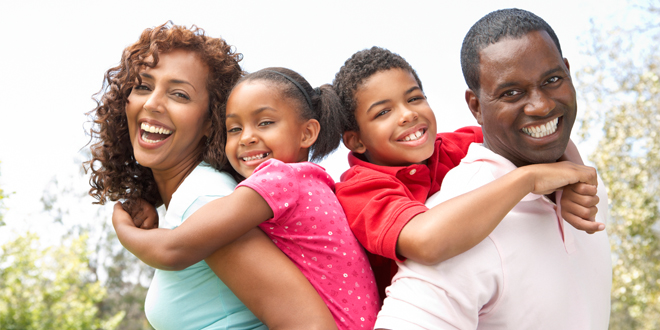
#> input picture python/photos/people_1.jpg, 660 x 330 px
$ python cv2_fft_dft_inv.py
#> lines starting #> are read from the running program, lines starting #| are printed output that depends on the picture
# 在前面的部分我们实现了一个 HPF(高通滤波),
# 现在我们来做 LPF(低通滤波)将高频部分去除。
# 其实就是对图像进行模糊操作。
# 首先我们需要构建一个掩模,
# 与低频区域对应的地方设置为 1,
# 与高频区域 对应的地方设置为 0。

import cv2
import numpy as np
from matplotlib import pyplot as plt

img_rd = cv2.imread("../../photos/people_1.jpg", 0)
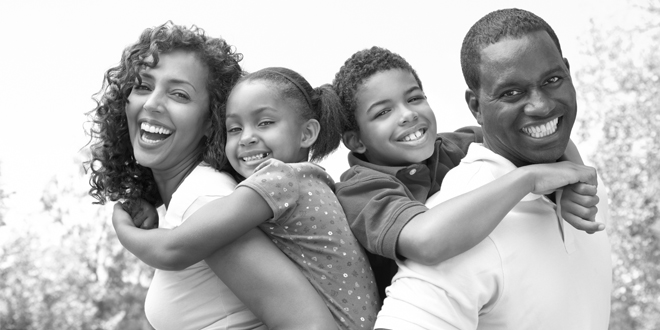
#> img_rd: shape (330, 660); min 2, max 255, mean 179.6

rows, cols = img_rd.shape
#> rows = 330; cols = 660
crow, ccol = int(rows/2), int(cols/2)
#> crow = 165; ccol = 330

dft = cv2.dft(np.float32(img_rd),flags = cv2.DFT_COMPLEX_OUTPUT)
dft_shift = np.fft.fftshift(dft)

# create a mask with center square=1 and remaining all zeros
mask = np.zeros((rows, cols, 2), np.uint8)
mask[crow-30:crow+30, ccol-30:ccol+30] = 1

# apply mask and inverse DFT
fshift =dft_shift*mask
f_ishift = np.fft.ifftshift(fshift)
img_back = cv2.idft(f_ishift)
img_back = cv2.magnitude(img_back[:,:,0], img_back[:,:,1])
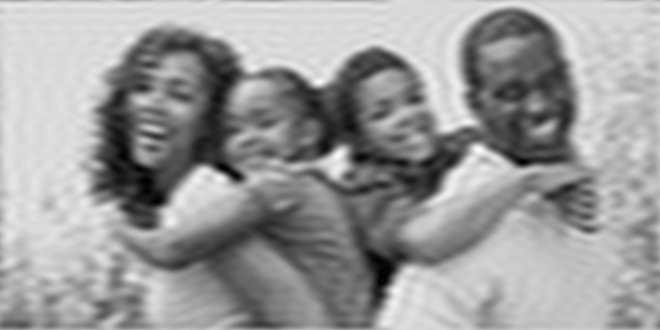
#> img_back: shape (330, 660) float32; min 99170.1, max 64262380, mean 39126832; drawn with min black and max white

plt.imshow(img_back)
plt.show()

$ run again, with python/photos/checkerboard_1.jpg copied over python/photos/people_1.jpg
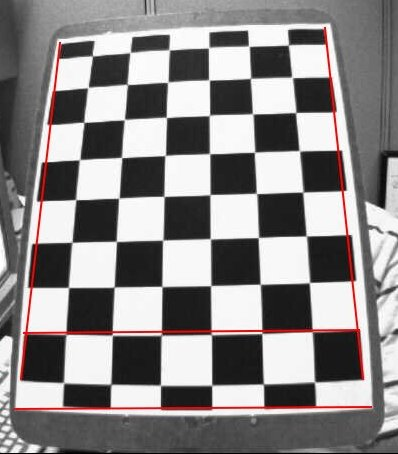
#> input picture python/photos/checkerboard_1.jpg, 398 x 454 px
#> `img_rd = cv2.imread("../../photos/people_1.jpg", 0)`:
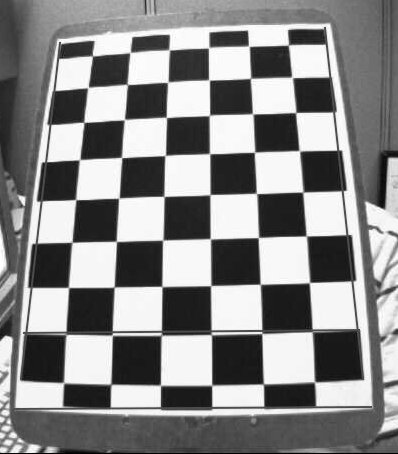
#> img_rd: shape (454, 398); min 0, max 255, mean 136.7
#> `img_back = cv2.magnitude(img_back[:,:,0], img_back[:,:,1])`:
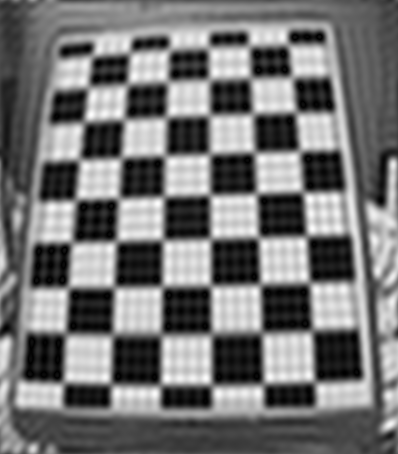
#> img_back: shape (454, 398) float32; min 13992.1, max 53888324, mean 24730228; drawn with min black and max white

$ run again, with python/photos/checkerboard_2.jpg copied over python/photos/people_1.jpg
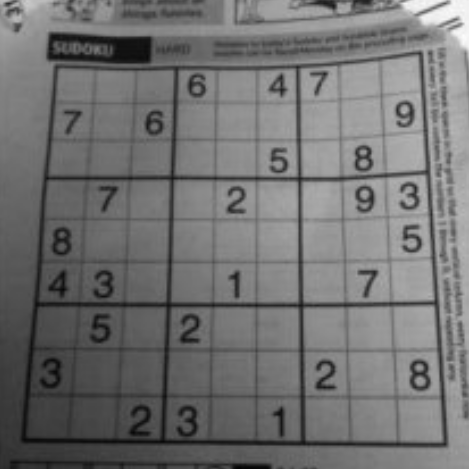
#> input picture python/photos/checkerboard_2.jpg, 469 x 469 px
#> img_rd is the input picture: shape (469, 469); min 3, max 253, mean 113.5
#> `img_back = cv2.magnitude(img_back[:,:,0], img_back[:,:,1])`:
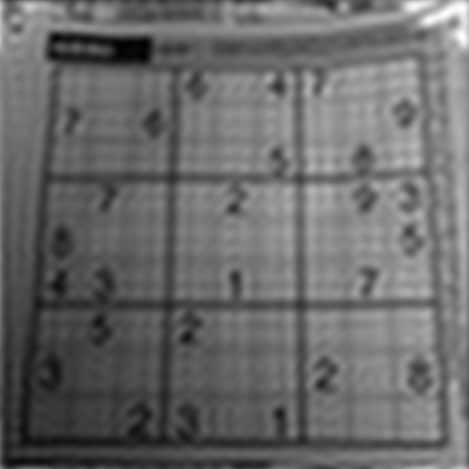
#> img_back: shape (469, 469) float32; min 2115663, max 56994332, mean 24963230; drawn with min black and max white

$ run again, with python/photos/checkerboard_3.jpg copied over python/photos/people_1.jpg
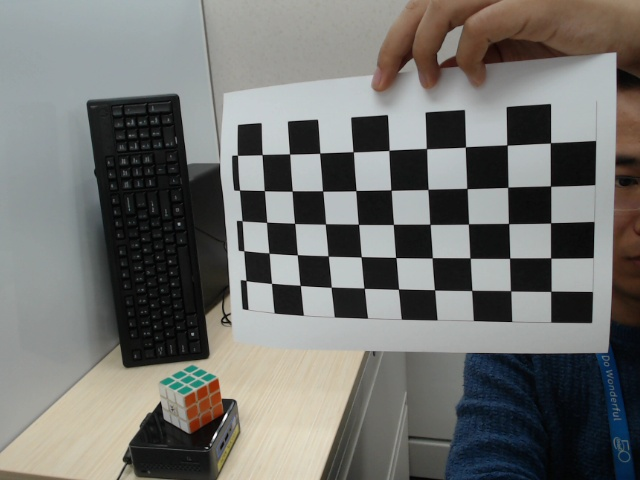
#> input picture python/photos/checkerboard_3.jpg, 640 x 480 px
#> `img_rd = cv2.imread("../../photos/people_1.jpg", 0)`:
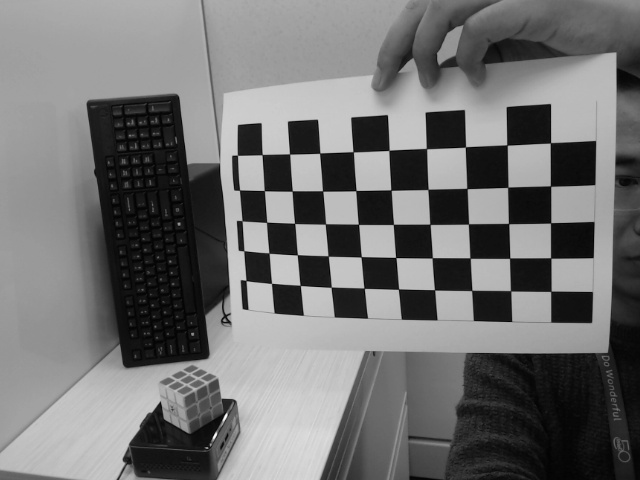
#> img_rd: shape (480, 640); min 0, max 255, mean 113.3
#> `img_back = cv2.magnitude(img_back[:,:,0], img_back[:,:,1])`:
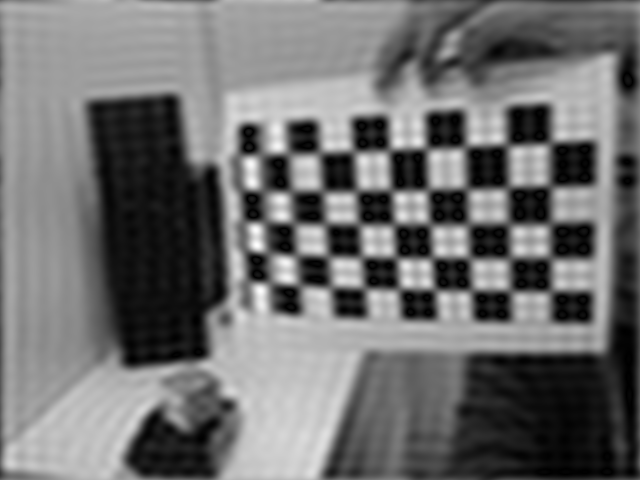
#> img_back: shape (480, 640) float32; min 14416.5, max 79671400, mean 34888228; drawn with min black and max white
